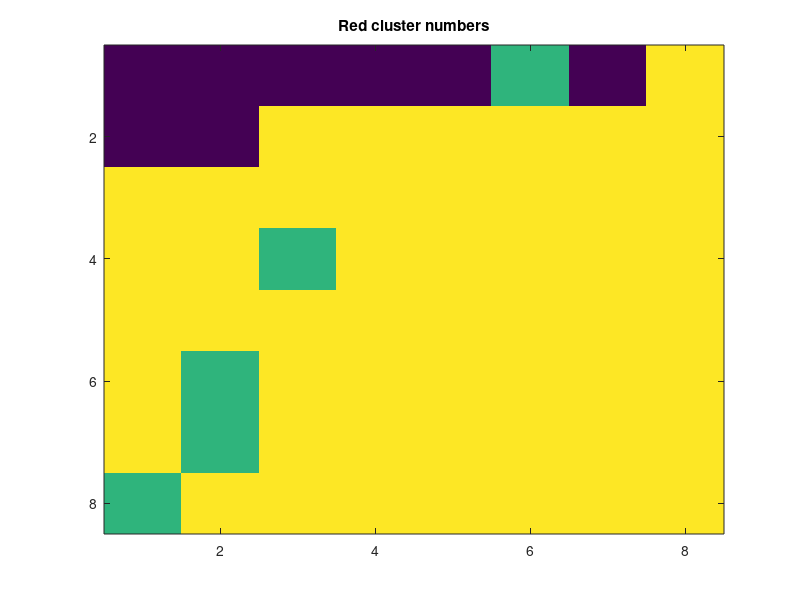
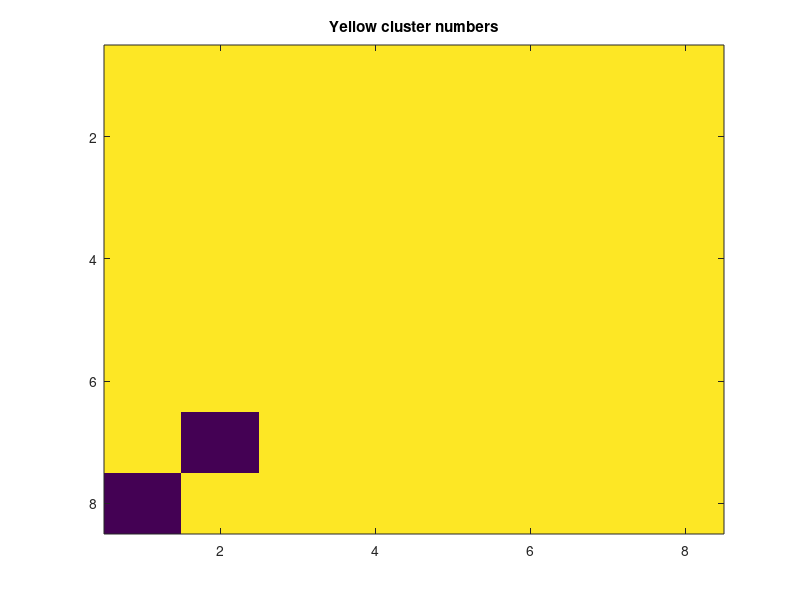

These charts were generated, in order, by the following MATLAB code:
numClusters = zeros(64,2);
if ~exist('data_lit_r2.mat')
    for i = 1:64
        
            I = imread(['r_images/sim_' num2str(i + 63) '_cropped_1.png']);
        
%         figure('position',[31 230 643 561]);  
%         imshow(I);
        I = rgb2gray(I);
        BW = imbinarize(I, .07);
        Icropped = imcrop(BW, [0 0 1360 880]);
        BW2 = bwareafilt(Icropped,[1200 Inf]);
        [labeled, num] = bwlabel(BW2);
        numClusters(i, 1) = num;
%         figure('position',[697 227 708 554]);
%         imshow(labeled)

        imwrite( labeled, ['clustered_r_' num2str(i) '.png'])

        I = imread(['y_images/sim_' num2str(i + 63) '_cropped_2.png']);
%         figure('position',[31 230 643 561]);  
%         imshow(I);
        I = rgb2gray(I);
        BW = imbinarize(I, .165);
        Icropped = imcrop(BW, [0 0 1360 880]);
        BW2 = bwareafilt(Icropped,[600 Inf]);
        [labeled, num] = bwlabel(BW2);
        numClusters(i, 2) = num;
%         figure('position',[697 227 708 554]);  
%         imshow(labeled)

        imwrite( labeled, ['clustered_y_' num2str(i) '.png'])

    end
    save('data_lit_r2.mat', 'numClusters')
else
    load('data_lit_r2.mat')
end

 redArr = reshape(numClusters(:, 1), [8 8])
 redArr = redArr';
redArr = redArr .* (256 / max(numClusters(:, 1))); 
yArr = reshape(numClusters(:, 2), [8 8]);
yArr = yArr';
yArr = yArr .* (256 / max(numClusters(:, 2))); 

figure;
image(redArr)
colormap viridis
caxis([0 5])
title('Red cluster numbers');

figure;
image(yArr)
caxis([0 5])
colormap viridis
title('Yellow cluster numbers');

numClusters